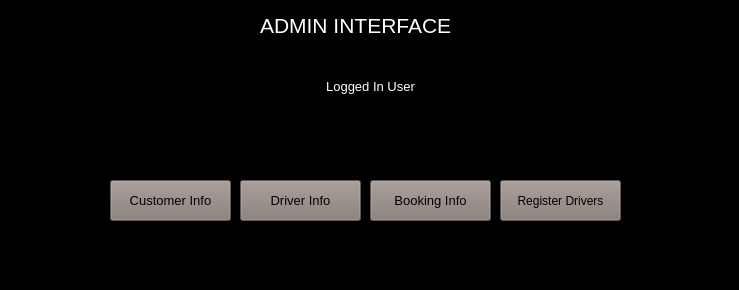
<?xml version="1.0" encoding="UTF-8"?>
<ui version="4.0">
 <class>Admin_Inf</class>
 <widget class="QFrame" name="Admin_Inf">
  <property name="geometry">
   <rect>
    <x>0</x>
    <y>0</y>
    <width>739</width>
    <height>290</height>
   </rect>
  </property>
  <property name="font">
   <font>
    <pointsize>9</pointsize>
   </font>
  </property>
  <property name="windowTitle">
   <string>Frame</string>
  </property>
  <property name="styleSheet">
   <string notr="true">background-color: rgb(0, 0, 0);</string>
  </property>
  <widget class="QLabel" name="label">
   <property name="geometry">
    <rect>
     <x>260</x>
     <y>10</y>
     <width>231</width>
     <height>31</height>
    </rect>
   </property>
   <property name="font">
    <font>
     <pointsize>16</pointsize>
    </font>
   </property>
   <property name="styleSheet">
    <string notr="true">color: rgb(255, 255, 255);</string>
   </property>
   <property name="text">
    <string>ADMIN INTERFACE</string>
   </property>
  </widget>
  <widget class="QPushButton" name="btnCustomerInfo">
   <property name="geometry">
    <rect>
     <x>110</x>
     <y>180</y>
     <width>121</width>
     <height>41</height>
    </rect>
   </property>
   <property name="font">
    <font>
     <pointsize>10</pointsize>
    </font>
   </property>
   <property name="styleSheet">
    <string notr="true">color: rgb(255, 255, 255);
color: rgb(0, 0, 0);
background-color: rgb(132, 121, 115);</string>
   </property>
   <property name="text">
    <string>Customer Info</string>
   </property>
  </widget>
  <widget class="QPushButton" name="btnDriverInfo">
   <property name="geometry">
    <rect>
     <x>240</x>
     <y>180</y>
     <width>121</width>
     <height>41</height>
    </rect>
   </property>
   <property name="font">
    <font>
     <pointsize>10</pointsize>
    </font>
   </property>
   <property name="styleSheet">
    <string notr="true">color: rgb(255, 255, 255);
color: rgb(0, 0, 0);
background-color: rgb(132, 121, 115);</string>
   </property>
   <property name="text">
    <string>Driver Info</string>
   </property>
  </widget>
  <widget class="QPushButton" name="btnBookingInfo">
   <property name="geometry">
    <rect>
     <x>370</x>
     <y>180</y>
     <width>121</width>
     <height>41</height>
    </rect>
   </property>
   <property name="font">
    <font>
     <pointsize>10</pointsize>
    </font>
   </property>
   <property name="styleSheet">
    <string notr="true">color: rgb(255, 255, 255);
color: rgb(0, 0, 0);
background-color: rgb(132, 121, 115);</string>
   </property>
   <property name="text">
    <string>Booking Info</string>
   </property>
  </widget>
  <widget class="QPushButton" name="btnRegDrivers">
   <property name="geometry">
    <rect>
     <x>500</x>
     <y>180</y>
     <width>121</width>
     <height>41</height>
    </rect>
   </property>
   <property name="font">
    <font>
     <pointsize>9</pointsize>
    </font>
   </property>
   <property name="styleSheet">
    <string notr="true">color: rgb(255, 255, 255);
color: rgb(0, 0, 0);
background-color: rgb(132, 121, 115);</string>
   </property>
   <property name="text">
    <string>Register Drivers</string>
   </property>
  </widget>
  <widget class="QLabel" name="label_2">
   <property name="geometry">
    <rect>
     <x>0</x>
     <y>76</y>
     <width>741</width>
     <height>20</height>
    </rect>
   </property>
   <property name="font">
    <font>
     <pointsize>10</pointsize>
    </font>
   </property>
   <property name="styleSheet">
    <string notr="true">color: rgb(255, 255, 255);</string>
   </property>
   <property name="text">
    <string>Logged In User</string>
   </property>
   <property name="alignment">
    <set>Qt::AlignCenter</set>
   </property>
  </widget>
  <widget class="QLabel" name="lbl_User">
   <property name="geometry">
    <rect>
     <x>0</x>
     <y>100</y>
     <width>741</width>
     <height>41</height>
    </rect>
   </property>
   <property name="font">
    <font>
     <pointsize>12</pointsize>
    </font>
   </property>
   <property name="styleSheet">
    <string notr="true">color: rgb(255, 0, 0);</string>
   </property>
   <property name="text">
    <string/>
   </property>
   <property name="alignment">
    <set>Qt::AlignCenter</set>
   </property>
  </widget>
 </widget>
 <resources/>
 <connections/>
</ui>
